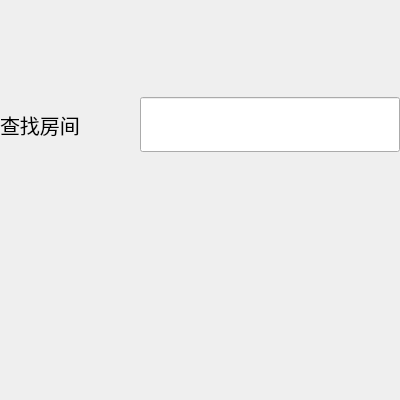
<?xml version="1.0" encoding="UTF-8"?>
<ui version="4.0">
 <class>JoinRoomDialog</class>
 <widget class="QDialog" name="JoinRoomDialog">
  <property name="geometry">
   <rect>
    <x>0</x>
    <y>0</y>
    <width>400</width>
    <height>400</height>
   </rect>
  </property>
  <property name="minimumSize">
   <size>
    <width>400</width>
    <height>400</height>
   </size>
  </property>
  <property name="maximumSize">
   <size>
    <width>400</width>
    <height>400</height>
   </size>
  </property>
  <property name="windowTitle">
   <string>Dialog</string>
  </property>
  <widget class="QWidget" name="widget" native="true">
   <property name="geometry">
    <rect>
     <x>0</x>
     <y>50</y>
     <width>400</width>
     <height>150</height>
    </rect>
   </property>
   <property name="minimumSize">
    <size>
     <width>400</width>
     <height>150</height>
    </size>
   </property>
   <property name="maximumSize">
    <size>
     <width>400</width>
     <height>150</height>
    </size>
   </property>
   <layout class="QHBoxLayout" name="horizontalLayout">
    <item>
     <widget class="QLabel" name="label">
      <property name="font">
       <font>
        <family>华文行楷</family>
        <pointsize>15</pointsize>
       </font>
      </property>
      <property name="text">
       <string>查找房间</string>
      </property>
     </widget>
    </item>
    <item>
     <widget class="QLineEdit" name="le_content">
      <property name="minimumSize">
       <size>
        <width>260</width>
        <height>55</height>
       </size>
      </property>
      <property name="maximumSize">
       <size>
        <width>260</width>
        <height>55</height>
       </size>
      </property>
     </widget>
    </item>
   </layout>
  </widget>
 </widget>
 <resources/>
 <connections/>
</ui>
